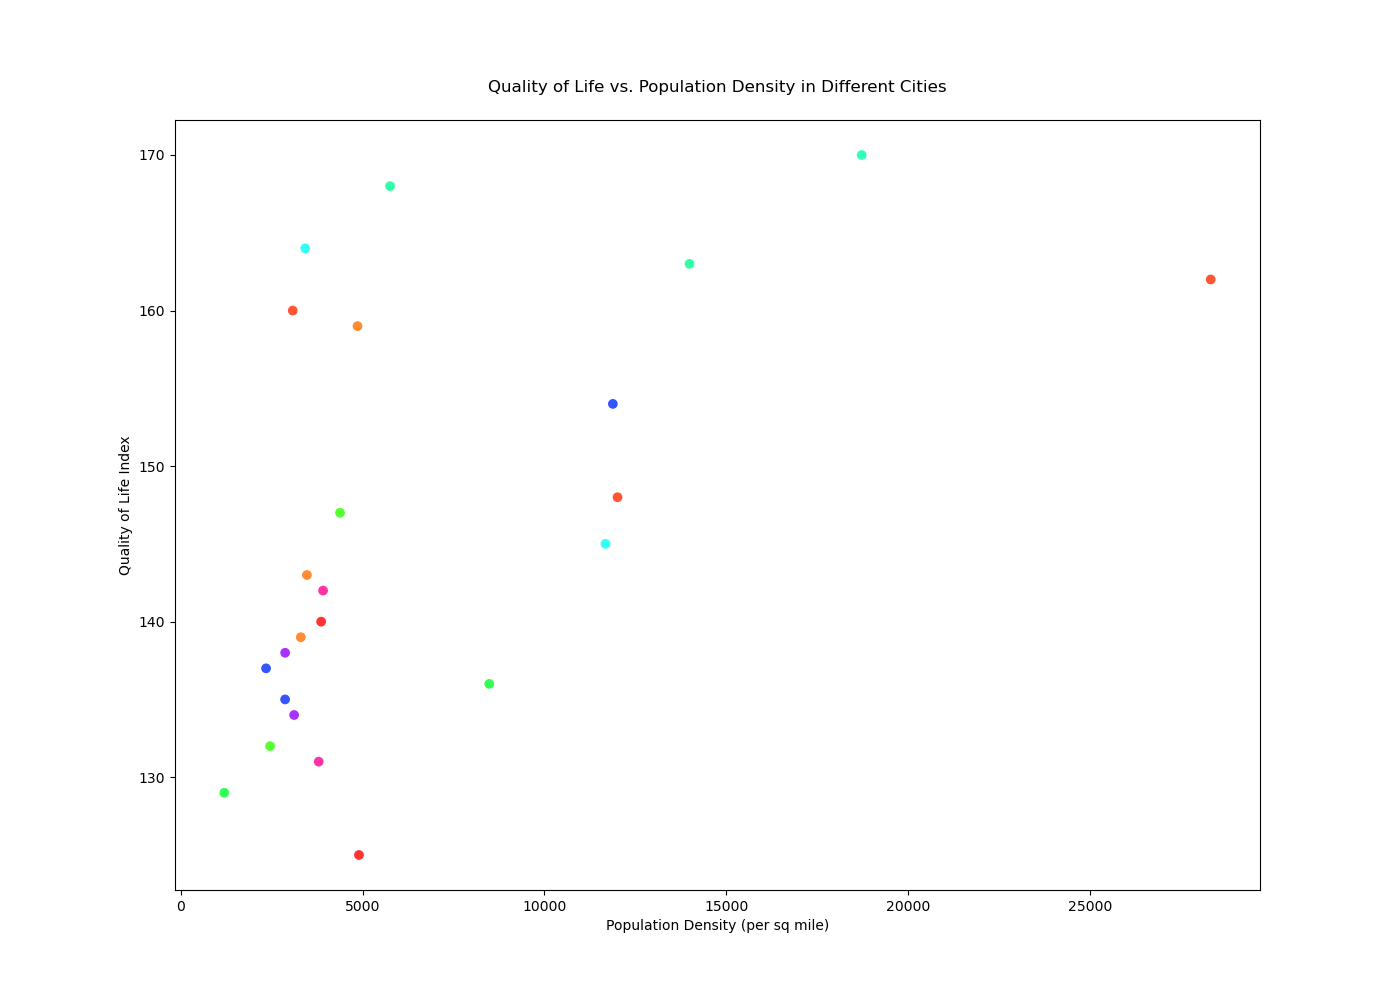

This chart was generated by the following Python code:

import matplotlib.pyplot as plt

# Data
cities = ["New York", "Los Angeles", "Chicago", "Houston", "Phoenix", 
          "Philadelphia", "San Antonio", "San Diego", "Dallas", "San Jose", 
          "Austin", "Jacksonville", "Fort Worth", "Columbus", "Charlotte", 
          "Seattle", "Denver", "El Paso", "Detroit", "Boston", 
          "San Francisco", "Miami", "Orlando", "Atlanta"]
population_density = [28317, 8484, 11883, 3796, 3120, 11680, 3303, 4382, 3863, 5757, 
                      3082, 1201, 2872, 3916, 2873, 3425, 4863, 2460, 4903, 13989, 
                      18723, 12011, 2349, 3472]
quality_of_life = [162, 136, 154, 131, 134, 145, 139, 147, 140, 168, 
                   160, 129, 135, 142, 138, 164, 159, 132, 125, 163, 
                   170, 148, 137, 143]

# Create figure and axis objects
fig, ax = plt.subplots(figsize=(14, 10))

# Scatter plot
ax.scatter(population_density, quality_of_life, color=["#FF5733", "#33FF57", "#3357FF", "#FF33A8", "#A833FF", 
                                                       "#33FFF5", "#FF8C33", "#57FF33", "#FF3333", "#33FFA8", 
                                                       "#FF5733", "#33FF57", "#3357FF", "#FF33A8", "#A833FF", 
                                                       "#33FFF5", "#FF8C33", "#57FF33", "#FF3333", "#33FFA8",
                                                       "#33FFBD", "#FF5733", "#3357FF", "#FF8C33"])

# Title and labels
plt.title('Quality of Life vs. Population Density in Different Cities', pad=20)
plt.xlabel('Population Density (per sq mile)')
plt.ylabel('Quality of Life Index')

# Show plot
plt.show()
